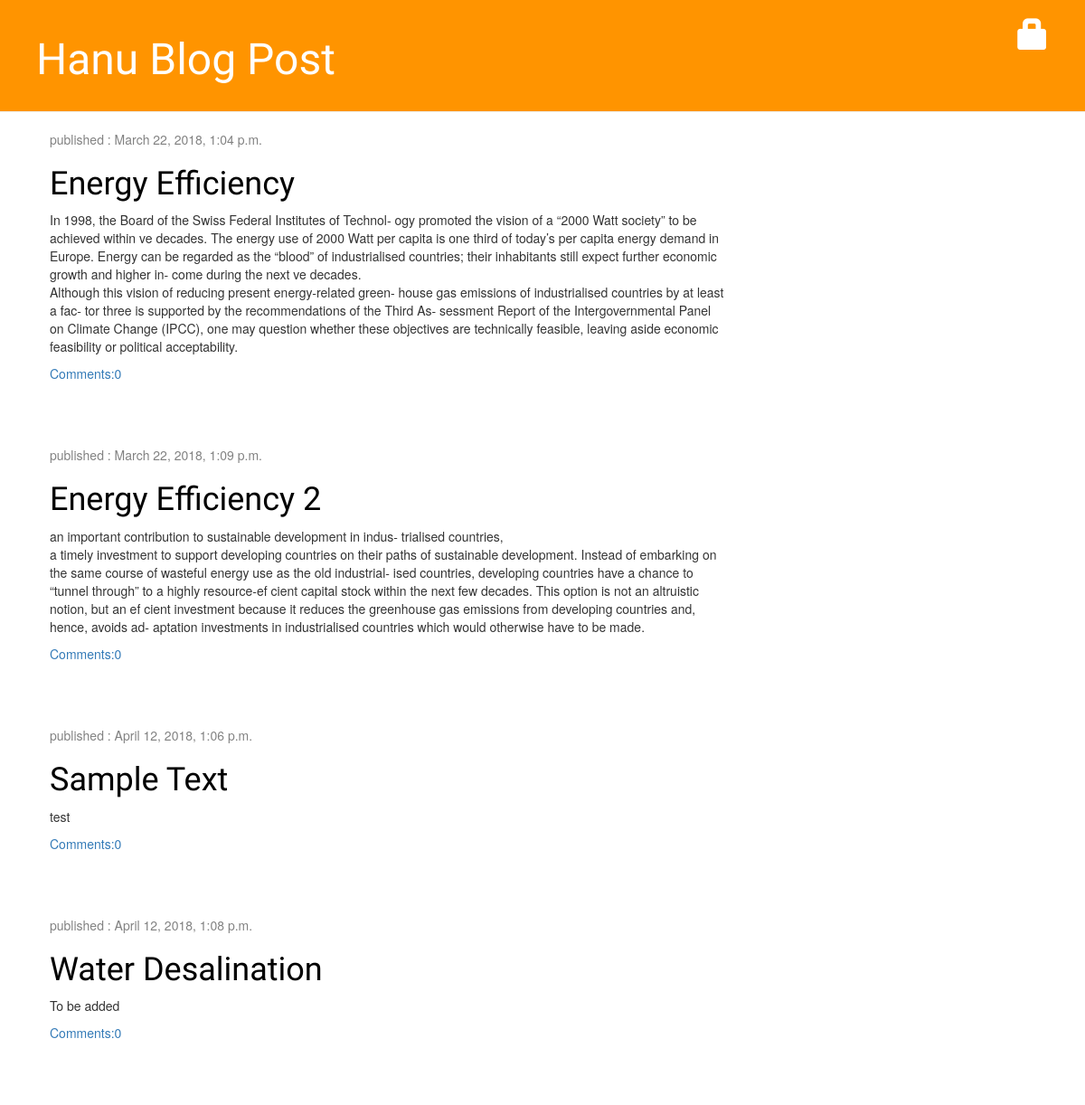
The app's page /, older data.
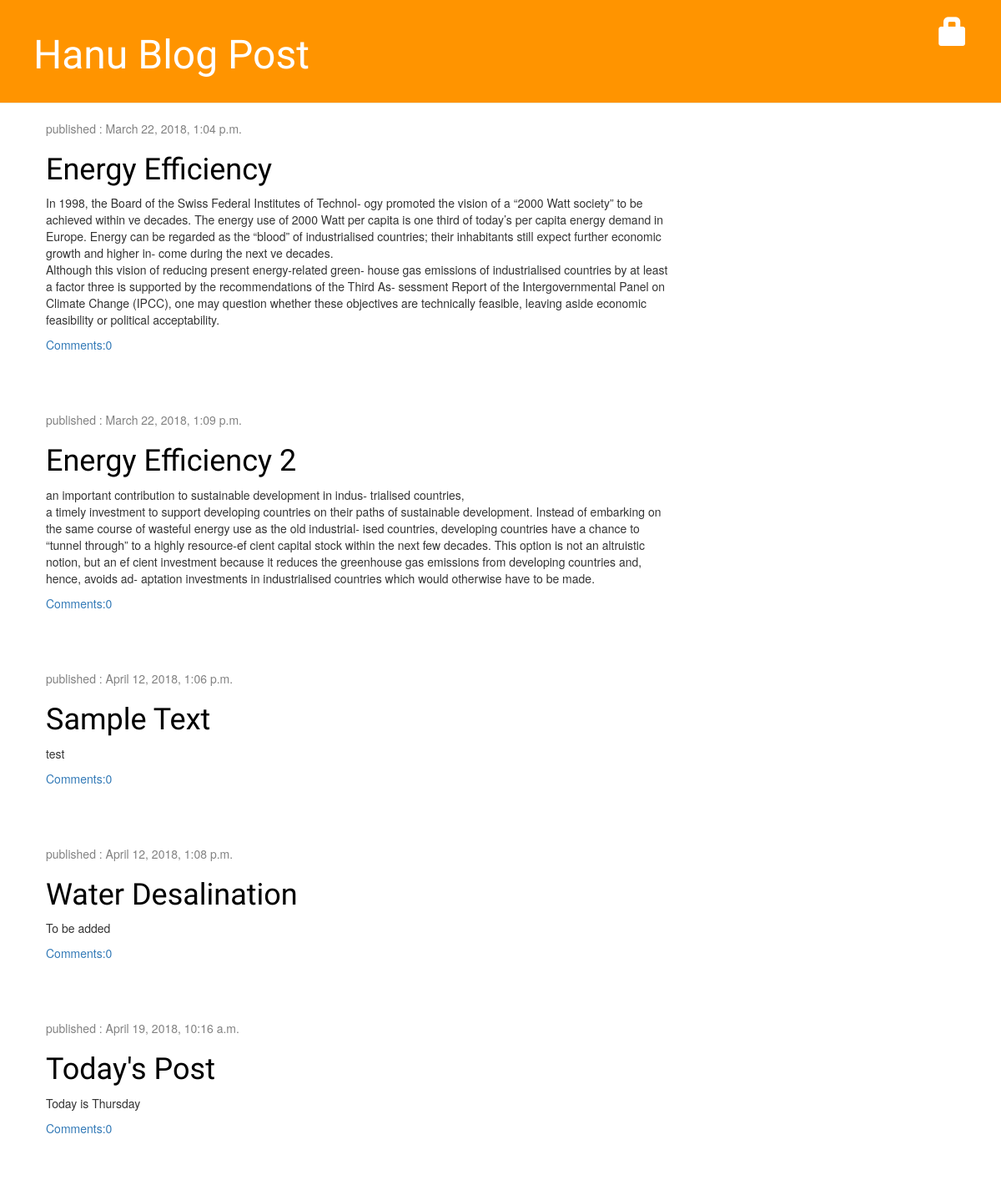
The same page, newer data.
### blog/models.py (models this page shows, shortened)
class Post(models.Model):
    author = models.ForeignKey('auth.User', on_delete=models.CASCADE)
    title = models.CharField(max_length=200)
    text = models.TextField()
    created_date = models.DateTimeField(default=timezone.now)
    published_date = models.DateTimeField(blank=True, null=True)
    def approved_comments(self):
        return self.comments.filter(approved_comment=True)

### blog/views.py (the view)
# urls.py: urlpatterns = [ url(r'^$',views.post_list, name = 'post_list'),
def post_list(request):
    posts = Post.objects.all()
    return render(request, 'blog/post_list.html',{'posts':posts}) #request: anything from user / blog/post_list.html: template page /posts : to fill in the template with data

### blog/templates/blog/post_list.html
{% extends 'blog/base.html' %}
{% block content %}
        {% for post in posts %}
                <div class="post">
                     <div class="date">
                            <p>published : {{post.created_date}}</p>
                      </div>
                     <h1><a href="{% url 'post_detail' pk=post.pk %}">{{ post.title }}</a></h1>
                     <p>{{ post.text|linebreaksbr}}</p>
                     <a href="{% url 'post_detail' pk=post.pk %}">Comments:{{ post.approved_comments.count }}</a>
                </div>
       {% endfor %}
{% endblock %}

### blog/templates/blog/base.html (shortened to what this page needs)
{% load staticfiles %}
<html>
    <head>
        <link rel="stylesheet" href="//maxcdn.bootstrapcdn.com/bootstrap/3.2.0/css/bootstrap.min.css">
            <link rel="stylesheet" href="//maxcdn.bootstrapcdn.com/bootstrap/3.2.0/css/bootstrap-theme.min.css">
                    <link rel="stylesheet" href="{% static 'css/blog.css' %}">
                        </head>
    <body>
        <div class="page-header">
            {% if user.is_authenticated %}
                <a href="{% url 'post_new' %}" class="top-menu"><span class="glyphicon glyphicon-plus"></span></a>
                <a href="{% url 'post_draft_list' %}" class="top-menu"><span class="glyphicon glyphicon-edit"></span></a>
                <p class="top-menu">Hello {{ user.username }} <small>(<a href="{% url 'logout' %}">Log out</a>)</small></p>
            {% else %}
                <a href="{% url 'login' %}" class="top-menu"><span class="glyphicon glyphicon-lock"></span></a>
            {% endif %}
            <h1><a href="/https://djangogirls.org">Hanu Blog Post</a></h1>
        </div>
        <div class="content container">
            <div class="row">
                <div class="col-md-8">
                    {% block content %}
                    {% endblock %}
                </div>
            </div>
        </div>
    </body>
</html>

### blog/Static/css/blog.css (style rules this page uses)
.page-header { background-color: #ff9400; margin-top: 0; padding: 20px 20px 20px 40px; }
.page-header h1, .page-header h1 a, .page-header h1 a:visited, .page-header h1 a:active { color: #ffffff; font-size: 36pt; text-decoration: none; }
.content { margin-left: 40px; }
h1, h2, h3, h4 { font-family: 'Lobster', cursive; }
.date { color: #828282; }
.top-menu, .top-menu:hover, .top-menu:visited { color: #ffffff; float: right; font-size: 26pt; margin-right: 20px; }
.post { margin-bottom: 70px; }
.post h1 a, .post h1 a:visited { color: #000000; }

Row changes from the older to the newer data that the page shows:
changed Post "Energy Efficiency": text "…by at least a fac- tor three is supported by…" → "…by at least a factor three is supported by…"
added Post: created_date "April 19, 2018, 10:16 a.m.", title "Today's Post", text "Today is Thursday", approved_comments.count "0"
